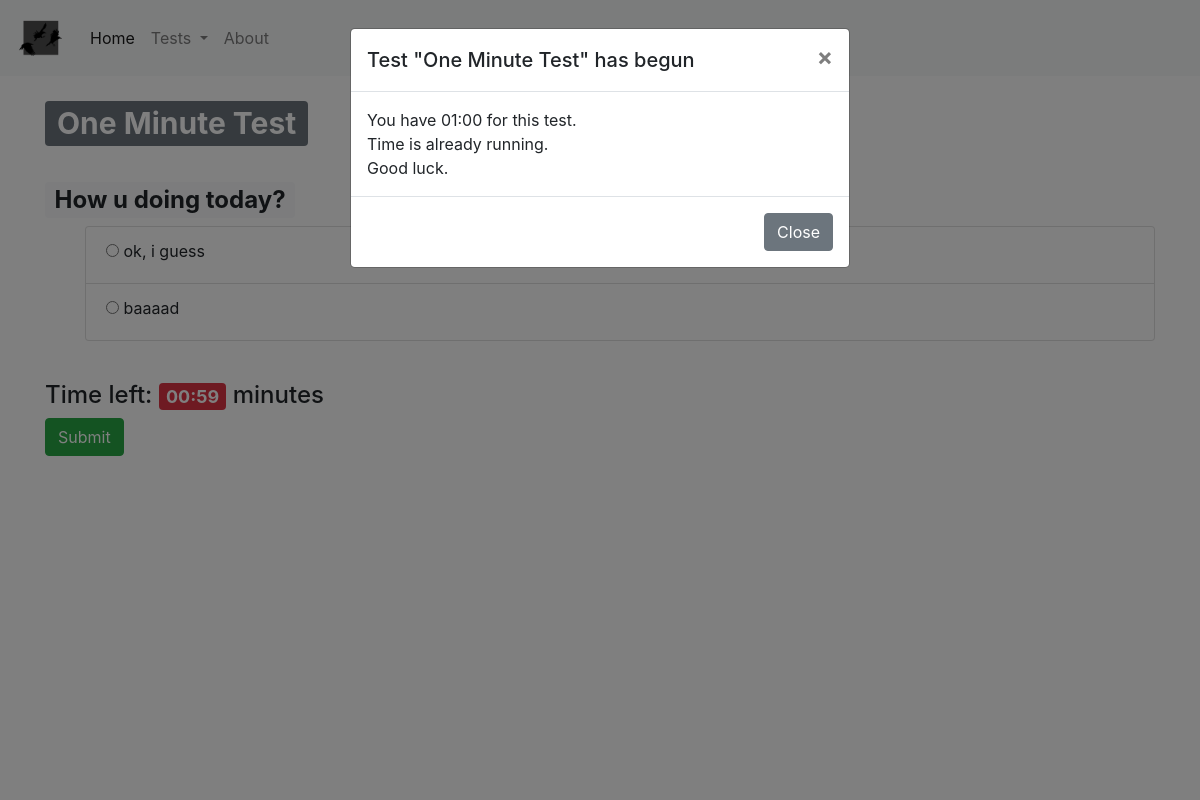
Page /one-minute-category/sample/ on the committed database.
### quiz/models.py (models this page shows, shortened)
class Test(models.Model):
    name = models.CharField("Test", max_length=100)
    category = models.ForeignKey(Category, verbose_name="Category", on_delete=models.CASCADE)
    time = models.PositiveIntegerField()
    url = models.SlugField(max_length=160, unique=True)
    def get_questions(self):
        return self.question_set.all()
    def get_minutes(self):
        if len(str(int(self.time / 60)) + ":00") == 4:
            return "0" + str(int(self.time / 60)) + ":00"
        return str(int(self.time / 60)) + ":00"
    class Meta:
        verbose_name = "Test"
        verbose_name_plural = "Tests"

class Question(models.Model):
    text = models.TextField("Question")
    image = models.ImageField("Image", upload_to="questions/", blank=True, null=True)
    test = models.ForeignKey(Test, verbose_name="Test", on_delete=models.CASCADE)
    def get_answers(self):
        return self.answer_set.all()
    class Meta:
        verbose_name = "Question"
        verbose_name_plural = "Questions"

class Answer(models.Model):
    text = models.TextField("Answer")
    image = models.ImageField("Image", upload_to="answers/", blank=True, null=True)
    is_right = models.BooleanField("Right")
    question = models.ForeignKey(Question, verbose_name="Question", on_delete=models.CASCADE)
    class Meta:
        verbose_name = "Answer"
        verbose_name_plural = "Answers"

### quiz/views.py (the view)
# urls.py: path("<slug:slug>/<slug:next_slug>/", views.TestDetailView.as_view(), name="test_detail"),
class TestDetailView(DetailView):
    model = Test
    def get_context_data(self, **kwargs):
        context = super().get_context_data(**kwargs)
        context["category_list"] = Category.objects.all()
        print("Test started at", datetime.datetime.now())
        return context
    slug_field = "url"

### quiz/models.py (called while the page is built)
    def get_absolute_url(self):
        return reverse("category_detail", kwargs={"slug": self.url})

### templates/quiz/test_detail.html (shortened to what this page needs)
{% extends "base.html" %}
{% block content %}
        <div class="modal show" id="modal-warning" tabindex="-1" role="dialog" aria-labelledby="exampleModalLabel"
             aria-hidden="true">
            <div class="modal-dialog" role="document">
                <div class="modal-content">
                    <div class="modal-header">
                        <h5 class="modal-title" id="exampleModalLabel">Test "{{ test.name }}" has begun</h5>
                        <button type="button" class="close" data-dismiss="modal" aria-label="Close">
                            <span aria-hidden="true">&times;</span>
                        </button>
                    </div>
                    <div class="modal-body">
                        You have {{ test.get_minutes }} for this test.
                        <br>
                        Time is already running.
                        <br>
                        Good luck.
                    </div>
                    <div class="modal-footer">
                        <button type="button" class="btn btn-secondary" data-dismiss="modal">Close</button>
                    </div>
                </div>
            </div>
        </div>
        <h1>
            <span class="badge badge-secondary">{{ test.name }}</span>
        </h1>
        <br>
        <form action="{% url 'test_result' test.category.url test.url %}" method="get">
            {% for question in test.get_questions %}
                <h2><span class="badge badge-light">{{ question.text }}</span></h2>
                <ul>
                    {% for answer in question.get_answers %}
                        <li class="list-group-item">
                            <input type="radio" id="{{ answer.id }}" name="{{ question.text }}"
                                   value="{{ answer.text }}">
                            <label for="{{ answer.id }}">{{ answer.text }}</label><br>
                        </li>
                    {% endfor %}
                </ul>
                <br>
            {% endfor %}
            <div><h4>Time left: <span id="time" class="badge badge-danger">{{ test.get_minutes }}</span> minutes</h4>
            </div>
            <button type="submit" id="submit-button" class="btn btn-success">Submit</button>
        </form>
    <br>
{% endblock content %}

### rows in the picture
Test: name "One Minute Test", get_minutes "01:00"
Question: text "How u doing today?"
Answer: text "ok, i guess"
Answer: text "baaaad"
